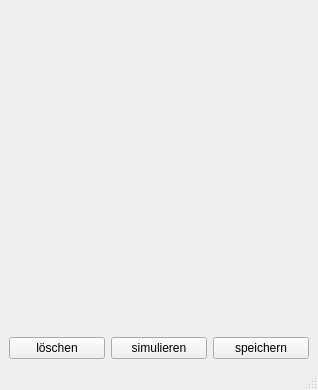
<?xml version="1.0" encoding="UTF-8"?>
<ui version="4.0">
 <class>MainWindow</class>
 <widget class="QMainWindow" name="MainWindow">
  <property name="geometry">
   <rect>
    <x>0</x>
    <y>0</y>
    <width>318</width>
    <height>390</height>
   </rect>
  </property>
  <property name="maximumSize">
   <size>
    <width>700</width>
    <height>700</height>
   </size>
  </property>
  <property name="windowTitle">
   <string>Zeichnen</string>
  </property>
  <widget class="QWidget" name="centralwidget">
   <layout class="QVBoxLayout" name="verticalLayout" stretch="1,0">
    <item>
     <widget class="QWidget" name="widget" native="true">
      <property name="minimumSize">
       <size>
        <width>300</width>
        <height>300</height>
       </size>
      </property>
      <property name="maximumSize">
       <size>
        <width>700</width>
        <height>700</height>
       </size>
      </property>
     </widget>
    </item>
    <item>
     <layout class="QHBoxLayout" name="horizontalLayout">
      <item>
       <widget class="QPushButton" name="pBLoeschen">
        <property name="text">
         <string>löschen</string>
        </property>
       </widget>
      </item>
      <item>
       <widget class="QPushButton" name="pBSimulate">
        <property name="text">
         <string>simulieren</string>
        </property>
       </widget>
      </item>
      <item>
       <widget class="QPushButton" name="pBSave">
        <property name="text">
         <string>speichern</string>
        </property>
       </widget>
      </item>
     </layout>
    </item>
   </layout>
  </widget>
  <widget class="QMenuBar" name="menubar">
   <property name="geometry">
    <rect>
     <x>0</x>
     <y>0</y>
     <width>318</width>
     <height>21</height>
    </rect>
   </property>
  </widget>
  <widget class="QStatusBar" name="statusbar"/>
 </widget>
 <resources/>
 <connections/>
</ui>
